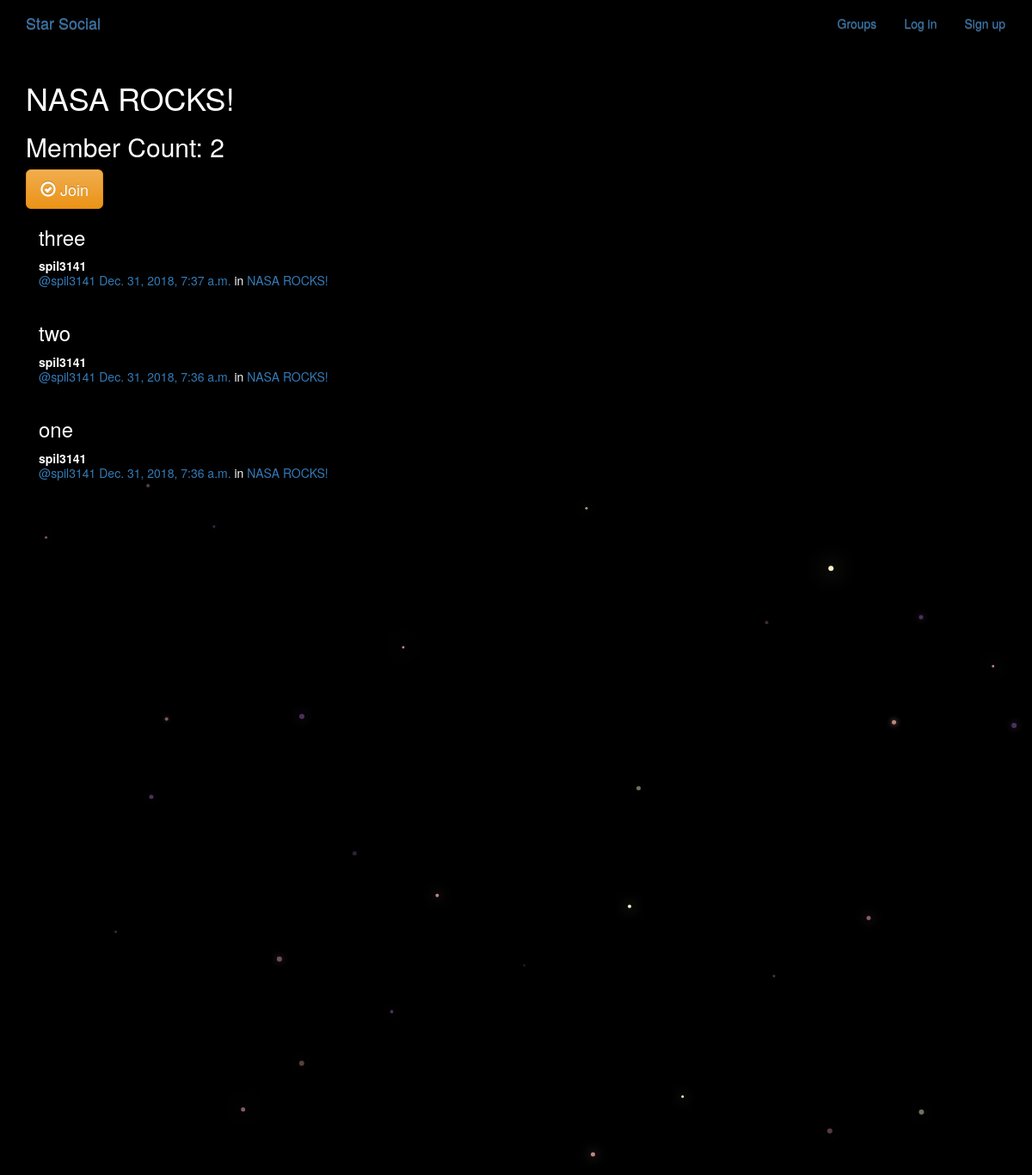
Page /groups/posts/in/nasa-rocks/ on the committed database.
### groups/models.py (models this page shows, shortened)
class Group(models.Model):
    name = models.CharField(max_length=255, unique=True)
    slug = models.SlugField(allow_unicode=True, unique=True)
    description = models.TextField(blank=True, default='')
    description_html = models.TextField(editable=False, default='', blank=True)
    members = models.ManyToManyField(User,through="GroupMember")
    class Meta:
        ordering = ["name"]

### posts/models.py (models this page shows, shortened)
class Post(models.Model):
    user = models.ForeignKey(User, related_name="posts", on_delete = models.CASCADE)
    created_at = models.DateTimeField(auto_now=True)
    message = models.TextField()
    message_html = models.TextField(editable=False)
    group = models.ForeignKey(Group, related_name="posts",null=True, blank=True, on_delete = models.CASCADE)
    class Meta:
        ordering = ["-created_at"]
        unique_together = ["user", "message"]

### groups/views.py (the view)
# urls.py: url(r"^posts/in/(?P<slug>[-\w]+)/$",views.SingleGroup.as_view(),name="single"),
class SingleGroup(generic.DetailView):
    model = Group

### groups/templates/groups/group_detail.html
{% extends "groups/group_base.html" %}
{% block pregroup %}
<h1>{{group.name}}</h1>
<h2> Member Count: {{group.members.count}}</h2>
  <div class="content">
				{% if user in group.members.all %}
					<a href="{% url 'groups:leave' slug=group.slug %}" class="btn btn-lg btn-fill btn-warning"><span class="glyphicon glyphicon-remove-circle"></span> Leave</a>
				{% else %}
					<a href="{% url 'groups:join' slug=group.slug %}" class="btn btn-lg btn-fill btn-warning"><span class="glyphicon glyphicon-ok-circle"></span> Join</a>
				{% endif %}
</div>
{% endblock %}
{% block group_content %}
<div class="col-md-8">
	{% if group.posts.count == 0 %}
	<h2>No posts in this group yet!</h2>
	{% else %}
		{% for post in group.posts.all %}
			{% include "posts/_post.html" %}
		{% endfor %}
	{% endif %}
</div>
{% endblock %}

### posts/templates/posts/_post.html (shortened to what this page needs)
<div class="post media">
	<h3>{{ post.message_html|safe }}</h3>
	<div class="media-body">
		<strong>{{ post.user.username }}</strong>
		<h5 class="media-heading">
			<span class="username"><a href="{% url 'posts:for_user' username=post.user.username %}">@{{ post.user.username }}</a></span>
			<time class="time"><a href="{% url 'posts:single' username=post.user.username pk=post.pk %}">{{ post.created_at }}</a></time>
			{% if post.group %}
			<span class="group-name">in <a href="#">{{ post.group.name }}</a></span>
			{% endif %}
		</h5>
	</div>
</div>

### static/simplesocial/css/master.css (style rules this page uses)
body { margin: 0; overflow: hidden; background-color: black; color:white; }

### rows in the picture
Group: name "NASA ROCKS!", members.count "2"
Post: message_html "three", user.username "spil3141", created_at "Dec. 31, 2018, 7:37 a.m.", group.name "NASA ROCKS!"
Post: message_html "two", user.username "spil3141", created_at "Dec. 31, 2018, 7:36 a.m.", group.name "NASA ROCKS!"
Post: message_html "one", user.username "spil3141", created_at "Dec. 31, 2018, 7:36 a.m.", group.name "NASA ROCKS!"
